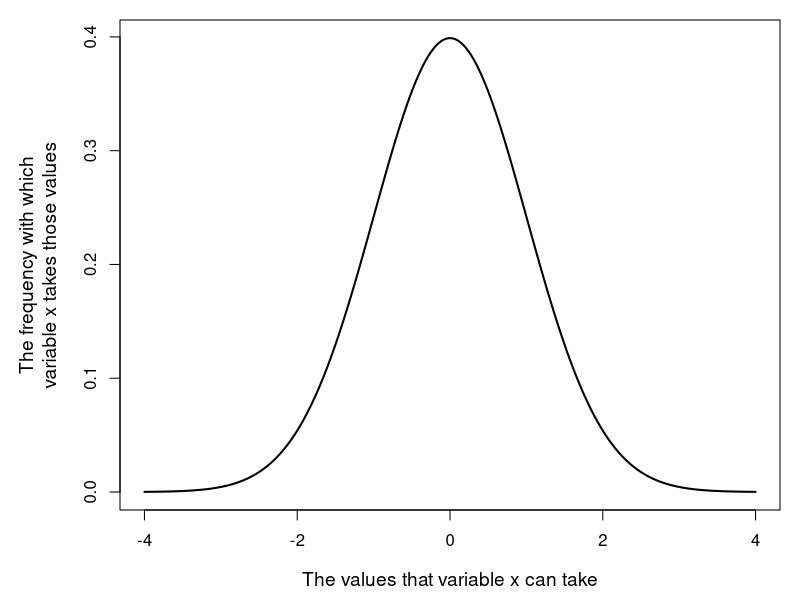
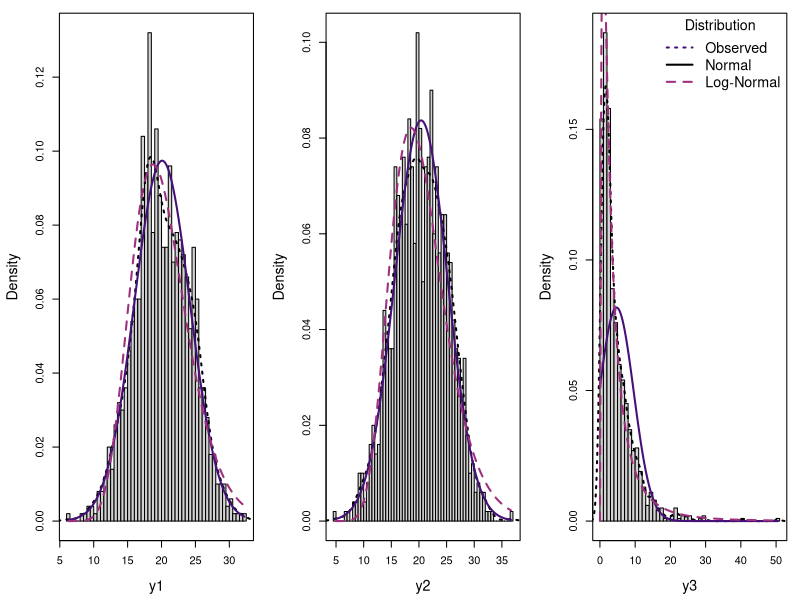
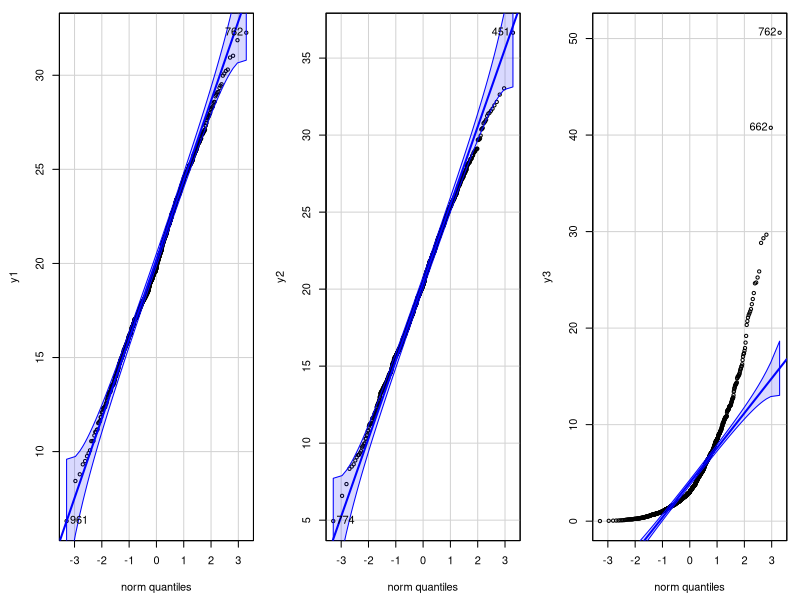
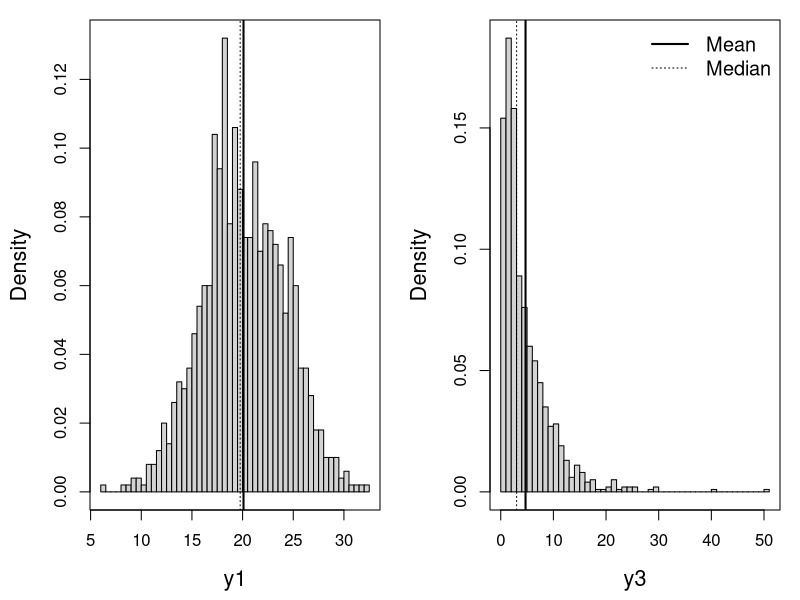
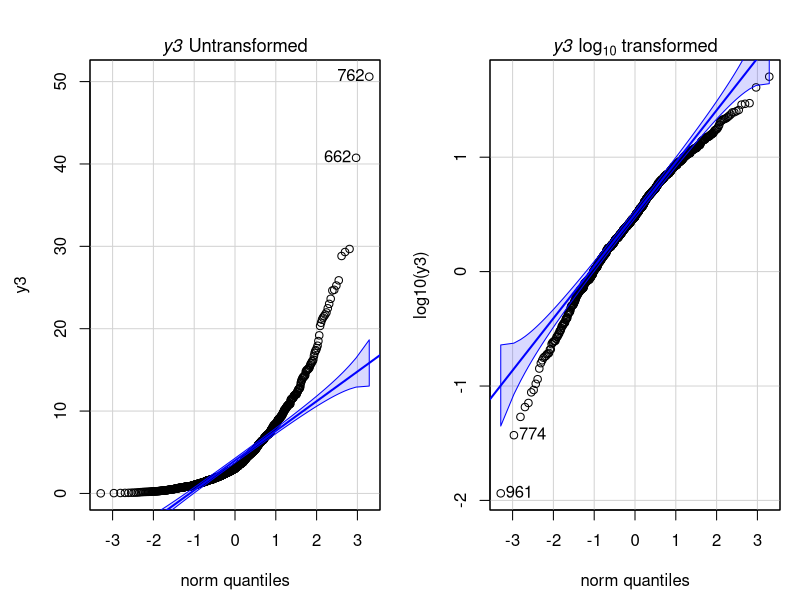
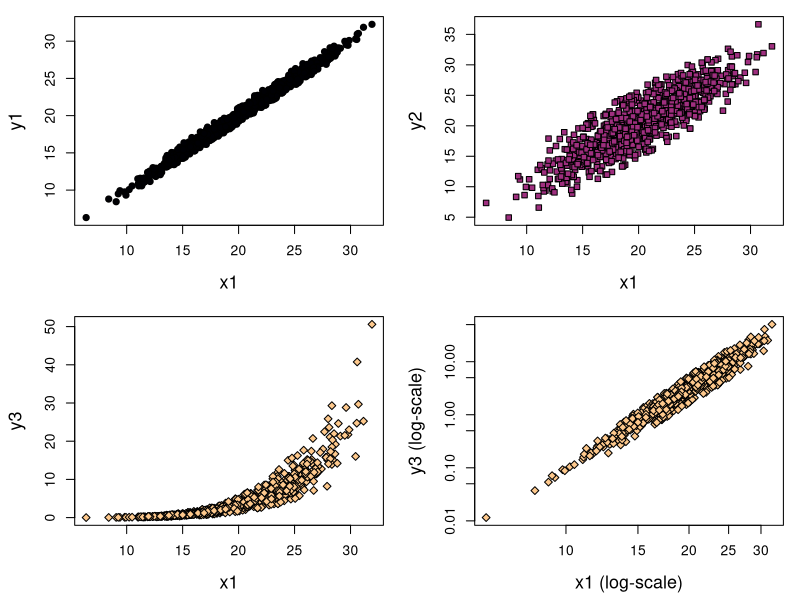

Write the R code that produced these figures, in order.
## ---- chunk 1
# Libraries
    library(rmarkdown)
    library(car)
    library(viridis)
## ---- chunk 2

# Sets margin parameters
    par(mar = c(4.5, 6, 1, 1))

# Stores x and y values
    x <- seq(-4, 4, by = 0.01)
    y <- dnorm(x, 0, 1)
    
# Plots the result
    plot(x, y, type = "l", lwd = 2, xlab = "The values that variable x can take",
        ylab = "The frequency with which\nvariable x takes those values", cex.lab = 1.15)
## ---- chunk 3
    
# Stores x and y variables
# x1 is normally distributed, with mean = 20 and sd = 4
    x1 <- rnorm(1000, 20, 4)

# y1 is also normally distributed, with a small normal jitter applied
    y1 <- x1 + rnorm(100, 0, 0.5)
    
# y2 is also normally distributed, but with a more severe jitter applied
    y2 <- x1 + rnorm(100, 0, 2.5)
    
# y3 is log-normally distributed, with a small log-normal jitter applied
    y3 <- (0.000001 * (x1^rnorm(100, 5, 0.075)))
    
# Creates a model data frame
    mod_df <- data.frame(x1, y1, y2, y3)

# Stores kernel density estimates for each variable. You can think of these as
# a "smoothed" probability density function custom for each variable. 
    kde_1 <- density(y1)
    kde_2 <- density(y2)
    kde_3 <- density(y3)
    
# Stores idealized normal and lognormal distributions based on data values
    y1_norm_x <- seq(min(y1), max(y1), by = 0.1)
    y1_distr <- cbind(x = y1_norm_x, norm = dnorm(y1_norm_x, mean(y1), sd(y1)),
        lognorm = dlnorm(y1_norm_x, mean(log(y1)), sd(log(y1))))
    y2_norm_x <- seq(min(y2), max(y2), by = 0.1)
    y2_distr <- cbind(x = y2_norm_x, norm = dnorm(y2_norm_x, mean(y2), sd(y2)),
        lognorm = dlnorm(y2_norm_x, mean(log(y2)), sd(log(y2))))
    y3_norm_x <- seq(min(y3), max(y3), by = 0.1)
    y3_distr <- cbind(x = y3_norm_x, norm = dnorm(y3_norm_x, mean(y3), sd(y3)),
        lognorm = dlnorm(y3_norm_x, mean(log(y3)), sd(log(y3))))
    
    
# Sets some framing parameters
    par(mfrow = c(1, 3))
    par(mar = c(4.5, 4.5, 1, 1))
    
# Plots a histogram of the distributions of each variable with density
# lines and normal / lognormal distributions
    
# Histogram of y1
    hist(y1, breaks = 50, main = "", freq = FALSE, cex.lab = 1.3)
    
# Density lines of y1
    lines(kde_1, lty = 3, lwd = 2, col = magma(10)[1])

# Normal distribution on parameters of y1
    lines(y1_distr[, 1:2], lwd = 2, col = magma(10)[3])
    
# Lognormal distribution on parameters of y1
    lines(y1_distr[, c(1, 3)], lwd = 2, lty = 2, col = magma(10)[5])
    
# Bounding box
    box()
    
# Histogram of y2
    hist(y2, breaks = 50, main = "", freq = FALSE, cex.lab = 1.3)
    
# Density lines of y2
    lines(kde_2, lty = 3, lwd = 2, col = magma(10)[1])

# Normal distribution on parameters of y2
    lines(y2_distr[, 1:2], lwd = 2, col = magma(10)[3])
    
# Lognormal distribution on parameters of y2
    lines(y2_distr[, c(1, 3)], lwd = 2, lty = 2, col = magma(10)[5])
    
# Bounding box
    box()    
    
# Histogram of y3
    hist(y3, breaks = 50, main = "", freq = FALSE, cex.lab = 1.3)
    
# Density lines of y3
    lines(kde_3, lty = 3, lwd = 2, col = magma(10)[1])

# Normal distribution on parameters of y3
    lines(y3_distr[, 1:2], lwd = 2, col = magma(10)[3])
    
# Lognormal distribution on parameters of y3
    lines(y3_distr[, c(1, 3)], lwd = 2, lty = 2, col = magma(10)[5])
    
# Bounding box
    box()

    
# Adds a legend
    legend("topright", legend = c("Observed", "Normal", "Log-Normal"),
        title = "Distribution", lty = c(3, 1, 2), lwd = 2,
        col = magma(10)[c(3, 1, 5)], bty = "n", cex = 1.3)
    
    

## ---- chunk 4

# Loads the car library
    library(car)

# Sets some framing parameters
    par(mfrow = c(1, 3))
    par(mar = c(4.5, 4.5, 1, 1))

# Quantile-Quantile plots for each variable
    qqPlot(y1)
    qqPlot(y2)
    qqPlot(y3)

## ---- chunk 5

# Calculates some mean and median values
    y1_mean <- round(mean(y1), 2)
    y1_median <- round(median(y1), 2)

    y3_mean <- round(mean(y3), 2)
    y3_median <- round(median(y3), 2)

## ---- chunk 6

# Quick histogram with the mean and median values plotted of y1 and y3
# Sets some framing parameters
    par(mfrow = c(1, 2))
    par(mar = c(4.5, 4.5, 1, 1))
    
# Histogram of y1
    hist(y1, breaks = 50, main = "", freq = FALSE, cex.lab = 1.3)
    
# Mean and median lines
    abline(v = y1_mean, lwd = 2)
    abline(v = y1_median, lty = 3)
    
# Bounding box
    box()
    
# Histogram of y3
    hist(y3, breaks = 50, main = "", freq = FALSE, cex.lab = 1.3)
    
# Mean and median lines
    abline(v = y3_mean, lwd = 2)
    abline(v = y3_median, lty = 3)
    
# Bounding box
    box()
    
# Legend
    legend("topright", legend = c("Mean", "Median"), lty = c(1, 3), lwd = c(2,
        1), bty = "n", cex = 1.2)
    
## ---- chunk 7

# Framing parameters
    par(mfrow = c(1, 2))
    par(mar = c(4.5, 4.5, 3, 1))

# Quantile-quantile plot of untransformed y3
    qqPlot(y3)
    
# Label
    mtext(expression(paste(italic("y3"), " Untransformed", sep = "")),
        side = 3, line = 0, cex = 1.1)
    
# Quantile-quantile plot of untransformed y3
    qqPlot(log10(y3))
    
# Label
    mtext(expression(paste(italic("y3"), " ", log[10], " transformed", sep = "")),
        side = 3, line = 0, cex = 1.1)


## ---- chunk 8


# Sets framing parameters
    par(mar = c(4.5, 4.5, 1, 1))
    par(mfrow = c(2, 2))

# Plots x1 v s y1
    plot(x1, y1, pch = 21, bg = magma(10)[1], cex.lab = 1.3)

# Plots x1 vs y2
    plot(x1, y2, pch = 22, bg = magma(10)[5], cex.lab = 1.3)
    
# Plots x1 vs y3 untransformed
    plot(x1, y3, pch = 23, bg = magma(10)[9], cex.lab = 1.3)
    
# Plots x1 vs y3 on a log scale
    plot(x1, y3, log = "xy", pch = 23, bg = magma(10)[9],
        cex.lab = 1.3, xlab = "x1 (log-scale)", ylab = "y3 (log-scale)")
    
    
